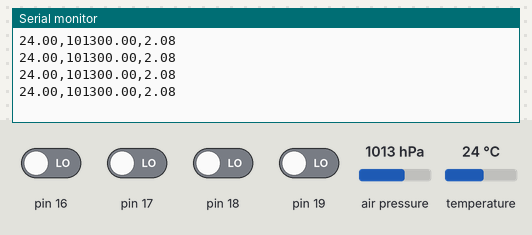
Bench run of a sketch on a simulated Arduino Uno, built with avr-gcc and run on an emulated ATmega328P. Shown: the last lines printed to the serial monitor. Wiring (inferred from the names in the program): I2C bus: SDA pin 14; SCL pin 15; BMP180 pressure sensor at I2C address 0x77. The test bench sets the inputs (shaded band); at power-on: pin 16–19 LOW, air pressure 1013 hPa, temperature 24 °C.

Above: at 2.3 s.
2.4 s: air pressure set to 952 hPa
At 2.74 s:
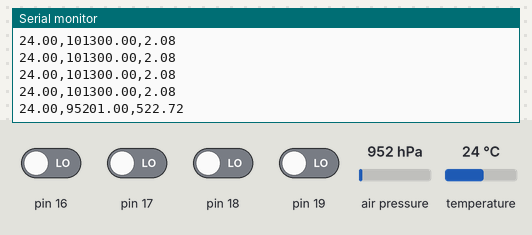
3.9 s: temperature set to 12 °C
At 3.98 s:
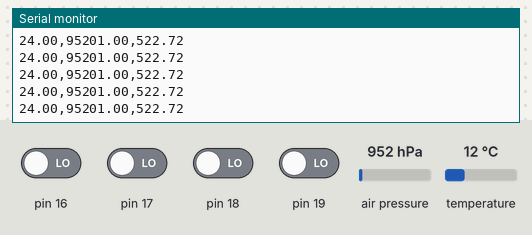
5.4 s: air pressure set to 975 hPa
At 5.53 s:
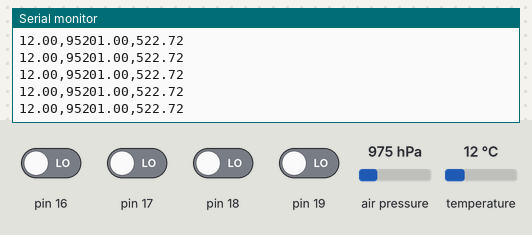
Timing chart, 0 to 8.4 s (numbered marks = the images above; inputs shaded):
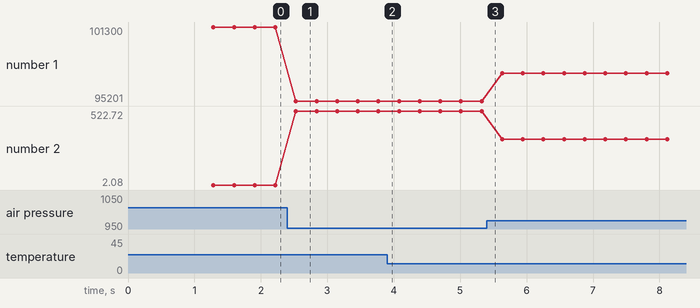

Measured:
- after the input at 2.4 s, the serial monitor: prints a new line after 0.13 s (image 1)
- plotted number 1: 101300 → 95201 after the input at 2.4 s, 95201 → 97500 after the input at 5.4 s
- plotted number 2: 2.08 → 522.72 after the input at 2.4 s, 522.72 → 323.38 after the input at 5.4 s

The sketch:

Code2PSoft.ino
```cpp
void dly()
{
	for(uint8_t i=0;i<200;i++)
	{
		volatile uint8_t v=0;
		v++;
	}
}
#define BIT_SCL  _BV(1)
#define DDR_SCL  DDRC
#define PORT_SCL PORTC

#define BIT_SDA  _BV(0)
#define DDR_SDA  DDRC
#define PORT_SDA PORTC
#define PIN_SDA  PINC

#define I2C_ACK 1
#define I2C_NAK 0
#define i2c_scl_release() DDR_SCL &= ~BIT_SCL
#define i2c_sda_release() DDR_SDA &= ~BIT_SDA
// sets SCL low and drives output
#define i2c_scl_lo() PORT_SCL &= ~BIT_SCL; DDR_SCL |= BIT_SCL;
// sets SDA low and drives output
#define i2c_sda_lo() PORT_SDA &= ~BIT_SDA; DDR_SDA |= BIT_SDA;
// set SCL high and to input (releases pin) (i.e. change to input,turnon pullup)
#define i2c_scl_hi() DDR_SCL &=~ BIT_SCL;
// set SDA high and to input (releases pin) (i.e. change to input,turnon pullup)
#define i2c_sda_hi() DDR_SDA &=~ BIT_SDA;

//
void i2c_SoftI2CMaster()
{
i2c_sda_hi();
i2c_scl_hi();
dly();
}
//
uint8_t i2c_beginTransmission(uint8_t address)
{
i2c_start();
uint8_t rc = i2c_write((address<<1) | 0); // clr read bit
return rc;
}
//
uint8_t i2c_requestFrom(uint8_t address)
{
i2c_start();
uint8_t rc = i2c_write((address<<1) | 1); // set read bit
return rc;
}
//
//
//
uint8_t i2c_endTransmission(void)
{
i2c_stop();
//return ret; // FIXME
return 0;
}

// must be called in:
// slave tx event callback
// or after beginTransmission(address)
void i2c_write(uint8_t* data, uint8_t quantity)
{
for(uint8_t i = 0; i < quantity; ++i){
i2c_write(data[i]);
}
}

//--------------------------------------------------------------------
void i2c_writebit( uint8_t c )
{
if ( c > 0 ) {
i2c_sda_hi();
} else {
i2c_sda_lo();
}
i2c_scl_hi();
dly();
i2c_scl_lo();
dly();
if ( c > 0 ) {
i2c_sda_lo();
}
dly();
}
//
uint8_t i2c_readbit(void)
{
i2c_sda_hi();
i2c_scl_hi();
dly();
uint8_t c = PIN_SDA; // I2C_PIN;
i2c_scl_lo();
dly();
return ( c & BIT_SDA) ? 1 : 0;
}
// Send a START Condition
//
void i2c_start(void)
{
// set both to high at the same time
i2c_sda_hi();
i2c_scl_hi();
dly();
i2c_sda_lo();
dly();
i2c_scl_lo();
dly();
}
void i2c_repstart(void)
{
// set both to high at the same time (releases drive on both lines)
i2c_sda_hi();
i2c_scl_hi();
i2c_scl_lo(); // force SCL low
dly();
i2c_sda_release(); // release SDA
dly();
i2c_scl_release(); // release SCL
dly();
i2c_sda_lo(); // force SDA low
dly();
}
// Send a STOP Condition
//
void i2c_stop(void)
{
i2c_scl_hi();
dly();
i2c_sda_hi();
dly();
}
// write a byte to the I2C slave device
//
uint8_t i2c_write( uint8_t c )
{
for ( uint8_t i=0;i<8;i++) {
i2c_writebit( c & 128 );
c<<=1;
}
return i2c_readbit();
}
// read a byte from the I2C slave device
//
uint8_t i2c_read( uint8_t ack )
{
uint8_t res = 0;
for ( uint8_t i=0;i<8;i++) {
res <<= 1;
res |= i2c_readbit();
}
if ( ack )
i2c_writebit( 0 );
else
i2c_writebit( 1 );
dly();
return res;
}

//
uint8_t i2c_read()
{
return i2c_read( I2C_ACK );
}
//
uint8_t i2c_readLast()
{
return i2c_read( I2C_NAK );
}


#define BMP085_ADDRESS 0x77  // I2C address of BMP085
const unsigned char OSS = 3;  // Oversampling Setting ultra high resolution
// Calibration values
int ac1;
int ac2;
int ac3;
unsigned int ac4;
unsigned int ac5;
unsigned int ac6;
int b1;
int b2;
int mb;
int mc;
int md;
long b5;


void setup(){
  Serial.begin(9600);
  Serial.println();
  i2c_SoftI2CMaster();
  bmp085Calibration();
  Serial.println();
  delay(1000);
}

void loop()
{
  float temperature = bmp085GetTemperature(bmp085ReadUT()); //MUST be called first
  float pressure = bmp085GetPressure(bmp085ReadUP());
  float altitude = calcAltitude(pressure); //Uncompensated caculation - in Meters
  Serial.print(temperature);
  Serial.print(",");
  Serial.print(pressure);
  Serial.print(",");
  Serial.print(altitude);
  Serial.println();
  delay(200);
}

// Stores all of the bmp085's calibration values into global variables
// Calibration values are required to calculate temp and pressure
// This function should be called at the beginning of the program
void bmp085Calibration()
{
  ac1 = bmp085ReadInt(0xAA);
  ac2 = bmp085ReadInt(0xAC);
  ac3 = bmp085ReadInt(0xAE);
  ac4 = bmp085ReadInt(0xB0);
  ac5 = bmp085ReadInt(0xB2);
  ac6 = bmp085ReadInt(0xB4);
  b1 = bmp085ReadInt(0xB6);
  b2 = bmp085ReadInt(0xB8);
  mb = bmp085ReadInt(0xBA);
  mc = bmp085ReadInt(0xBC);
  md = bmp085ReadInt(0xBE);
}

// Calculate temperature in deg C
float bmp085GetTemperature(unsigned int ut){
  long x1, x2;

  x1 = (((long)ut - (long)ac6)*(long)ac5) >> 15;
  x2 = ((long)mc << 11)/(x1 + md);
  b5 = x1 + x2;

  float temp = ((b5 + 8)>>4);
  temp = temp /10;

  return temp;
}

// Calculate pressure given up
// calibration values must be known
// b5 is also required so bmp085GetTemperature(...) must be called first.
// Value returned will be pressure in units of Pa.
long bmp085GetPressure(unsigned long up){
  long x1, x2, x3, b3, b6, p;
  unsigned long b4, b7;

  b6 = b5 - 4000;
  // Calculate B3
  x1 = (b2 * (b6 * b6)>>12)>>11;
  x2 = (ac2 * b6)>>11;
  x3 = x1 + x2;
  b3 = (((((long)ac1)*4 + x3)<<OSS) + 2)>>2;

  // Calculate B4
  x1 = (ac3 * b6)>>13;
  x2 = (b1 * ((b6 * b6)>>12))>>16;
  x3 = ((x1 + x2) + 2)>>2;
  b4 = (ac4 * (unsigned long)(x3 + 32768))>>15;

  b7 = ((unsigned long)(up - b3) * (50000>>OSS));
  if (b7 < 0x80000000)
    p = (b7<<1)/b4;
  else
    p = (b7/b4)<<1;

  x1 = (p>>8) * (p>>8);
  x1 = (x1 * 3038)>>16;
  x2 = (-7357 * p)>>16;
  p += (x1 + x2 + 3791)>>4;

  long temp = p;
  return temp;
}

// Read 1 byte from the BMP085 at 'address'
char bmp085Read(unsigned char address)
{
  unsigned char data;
  i2c_beginTransmission(BMP085_ADDRESS);
  i2c_write(address);
  i2c_endTransmission();
  i2c_requestFrom(BMP085_ADDRESS);
  uint8_t msb = i2c_readLast();
  return msb;
}

// Read 2 bytes from the BMP085
// First byte will be from 'address'
// Second byte will be from 'address'+1
int bmp085ReadInt(unsigned char address)
{
  unsigned char msb, lsb;

  i2c_beginTransmission(BMP085_ADDRESS);
  i2c_write(address);
  i2c_endTransmission();

  i2c_requestFrom(BMP085_ADDRESS);

  msb = i2c_read();
  lsb = i2c_readLast();
  return (int) msb<<8 | lsb;
}

// Read the uncompensated temperature value
unsigned int bmp085ReadUT(){
  unsigned int ut;

  // Write 0x2E into Register 0xF4
  // This requests a temperature reading
  i2c_beginTransmission(BMP085_ADDRESS);
  uint8_t d1 = 0xF4;
  uint8_t d2 = 0x2E;
  i2c_write(d1);
  i2c_write(d2);
  i2c_endTransmission();

  // Wait at least 4.5ms
  delay(5);

  // Read two bytes from registers 0xF6 and 0xF7
  ut = bmp085ReadInt(0xF6);
  return ut;
}

// Read the uncompensated pressure value
unsigned long bmp085ReadUP(){

  unsigned char msb, lsb, xlsb;
  unsigned long up = 0;

  // Write 0x34+(OSS<<6) into register 0xF4
  // Request a pressure reading w/ oversampling setting
  i2c_beginTransmission(BMP085_ADDRESS);
  uint8_t d1 = 0xF4;
  uint8_t d2 = 0x34 + (OSS<<6);
  i2c_write(d1);
  i2c_write(d2);
  i2c_endTransmission();

  // Wait for conversion, delay time dependent on OSS
  delay(2 + (3<<OSS));

  // Read register 0xF6 (MSB), 0xF7 (LSB), and 0xF8 (XLSB)
  msb = bmp085Read(0xF6);
  lsb = bmp085Read(0xF7);
  xlsb = bmp085Read(0xF8);

  up = (((unsigned long) msb << 16) | ((unsigned long) lsb << 8) | (unsigned long) xlsb) >> (8-OSS);

  return up;
}

float calcAltitude(float pressure){

  float A = pressure/101325;
  float B = 1/5.25588;
  float C = pow(A,B);
  C = 1 - C;
  C = C /0.0000225577;

  return C;
}
```
